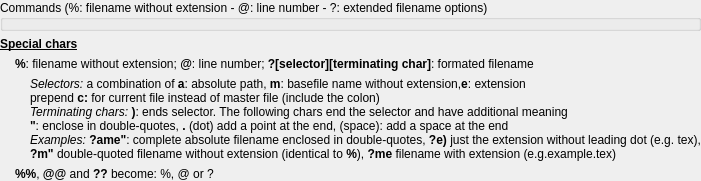
     <widget class="QWidget" name="pageCommands">
      <layout class="QVBoxLayout">
       <property name="spacing">
        <number>6</number>
       </property>
       <property name="margin">
        <number>0</number>
       </property>
       <item>
        <widget class="QGroupBox" name="groupBoxCommands">
         <property name="sizePolicy">
          <sizepolicy hsizetype="Expanding" vsizetype="Expanding">
           <horstretch>0</horstretch>
           <verstretch>0</verstretch>
          </sizepolicy>
         </property>
         <property name="title">
          <string>Commands (%: filename without extension - @: line number - ?: extended filename options)</string>
         </property>
        </widget>
       </item>
       <item>
        <widget class="QLabel" name="label_15">
         <property name="text">
          <string>&lt;span style=&quot; font-weight:600; text-decoration: underline;&quot;&gt;Special chars&lt;/span&gt;</string>
         </property>
        </widget>
       </item>
       <item>
        <widget class="QLabel" name="label_4">
         <property name="text">
          <string>&lt;b&gt;%&lt;/b&gt;: filename without extension; &lt;b&gt;@&lt;/b&gt;: line number; &lt;b&gt;?[selector][terminating char]&lt;/b&gt;: formated filename
</string>
         </property>
         <property name="indent">
          <number>15</number>
         </property>
        </widget>
       </item>
       <item>
        <widget class="QLabel" name="label_17">
         <property name="text">
          <string>&lt;i&gt;Selectors:&lt;/i&gt; a combination of &lt;b&gt;a&lt;/b&gt;: absolute path, &lt;!--&lt;i&gt;r&lt;/i&gt;: relative path, --&gt;&lt;b&gt;m&lt;/b&gt;: basefile name without extension,&lt;b&gt;e&lt;/b&gt;: extension&lt;br /&gt;
prepend &lt;b&gt;c:&lt;/b&gt; for current file instead of master file (include the colon)&lt;br /&gt;
&lt;i&gt;Terminating chars:&lt;/i&gt; &lt;b&gt;)&lt;/b&gt;: ends selector. The following chars end the selector and have additional meaning&lt;br /&gt;
&lt;b&gt;&quot;&lt;/b&gt;: enclose in double-quotes, &lt;b&gt;.&lt;/b&gt; (dot) add a point at the end, (space): add a space at the end&lt;br /&gt;
&lt;i&gt;Examples:&lt;/i&gt; &lt;b&gt;?ame&quot;&lt;/b&gt;: complete absolute filename enclosed in double-quotes, &lt;b&gt;?e)&lt;/b&gt; just the extension without leading dot (e.g. tex), &lt;br /&gt;
&lt;b&gt;?m&quot;&lt;/b&gt; double-quoted filename without extension (identical to &lt;b&gt;%&lt;/b&gt;), &lt;b&gt;?me&lt;/b&gt; filename with extension (e.g.example.tex)</string>
         </property>
         <property name="indent">
          <number>30</number>
         </property>
         <property name="advancedOption" stdset="0">
          <bool>true</bool>
         </property>
        </widget>
       </item>
       <item>
        <widget class="QLabel" name="label_16">
         <property name="text">
          <string>&lt;b&gt;%%&lt;/b&gt;, &lt;b&gt;@@&lt;/b&gt; and &lt;b&gt;?? &lt;/b&gt; become: %, @ or ?
</string>
         </property>
         <property name="margin">
          <number>0</number>
         </property>
         <property name="indent">
          <number>15</number>
         </property>
        </widget>
       </item>
      </layout>
     </widget>
